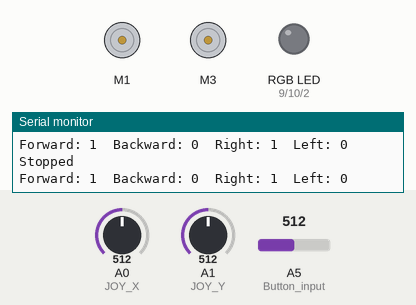
This sketch was run on a simulated Arduino Uno, built with avr-gcc and run on an emulated ATmega328P. Parts: 2 × DC motor (green arrow = forward, orange = backward, longer = faster), an RGB LED mixed from three pins (HIGH = lit), the last lines printed to the serial monitor. Dashed ring = blinking. The inputs (shaded band) are chosen by the test bench; at power-on: A5 (Button_input) = 512, A0 (JOY_X) = 512, A1 (JOY_Y) = 512.

Above: at 1.2 s.
1.3 s: A5 (Button_input) set to 22
2.8 s: A5 (Button_input) set to 18
At 5.01 s:
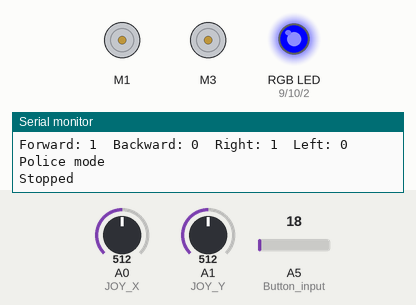
5.8 s: A0 (JOY_X) set to 716
At 6.63 s:
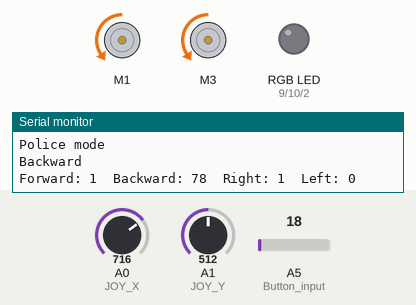
8.8 s: A0 (JOY_X) set to 758
At 10.98 s:
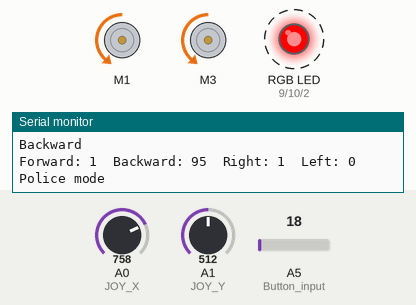
11.8 s: A0 (JOY_X) set to 778
At 12.19 s:
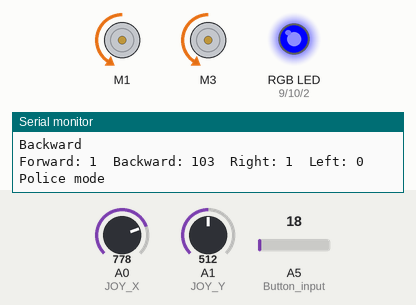
14.8 s: A0 (JOY_X) set to 306
At 15.7 s:
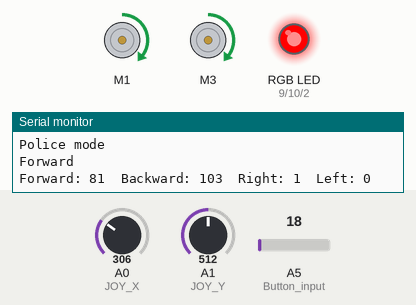
Timing chart, 0 to 18.8 s (numbered marks = the images above; inputs shaded):
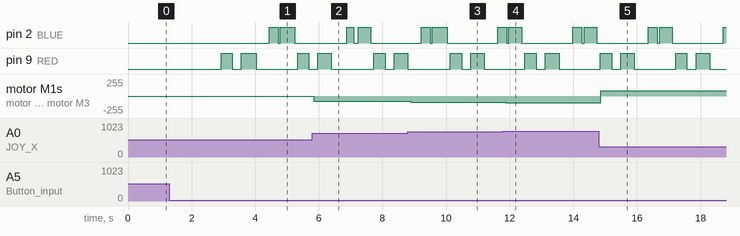

The sketch:

L293_motor_control.ino
```cpp
/*
 * Arduino RC Car with Joystick Control and RGB LED Effects
 * ----------------------------------------------------------
 * This project reads joystick input from analog pins A0 and A1,
 * and controls two DC motors via the AFMotor library.
 *
 * The A5 pin is used as a button to cycle LED lighting modes:
 *   - Mode 0: All LEDs off
 *   - Mode 1: Police lights (flashing red & blue)
 *   - Mode 2: Rainbow fade effect
 *   - Mode 3: Color cycling of RGB LEDs
 *
 * Connections:
 *   - Joystick X-axis: A0
 *   - Joystick Y-axis: A1
 *   - Mode button: A5 (active LOW with INPUT_PULLUP)
 *   - RGB LEDs:
 *       RED: Pin 9
 *       GREEN: Pin 10
 *       BLUE: Pin 2
 *   - Motors connected via Adafruit Motor Shield channels M1 and M3
 */

#include <AFMotor.h>

#define JOY_X A0
#define JOY_Y A1

int i = 0;
int a = 0;
int lastStatus = 1;
int StatusA;
int StatusD;
int RED = 9;
int GREEN = 10;
int BLUE = 2;
unsigned long timedelay = 0;

byte speedxt = 0;
byte speedxl = 0;
byte speedyp = 0;
byte speedyt = 0;
int docx = 0;
int docy = 0;

AF_DCMotor motor1(1);
AF_DCMotor motor2(2);
AF_DCMotor motor3(3);
AF_DCMotor motor4(4);

void setup() {
  Serial.begin(9600);
  pinMode(A5, INPUT_PULLUP); // Button input
  pinMode(RED, OUTPUT);
  pinMode(GREEN, OUTPUT);
  pinMode(BLUE, OUTPUT);

  digitalWrite(GREEN, LOW);
  digitalWrite(RED, LOW);
  digitalWrite(BLUE, LOW);

  motor1.setSpeed(200);
  motor3.setSpeed(200);
  motor1.run(RELEASE);
  motor3.run(RELEASE);
}

void loop() {
  docx = analogRead(JOY_X);
  docy = analogRead(JOY_Y);

  // ---------------- Toggle LED Modes with Button ----------------
  StatusA = analogRead(A5);
  StatusD = (StatusA < 20) ? 0 : 1;
  if (StatusD == 0 && StatusD != lastStatus) {
    i++;
  }
  lastStatus = StatusD;

  if (i % 4 == 1) police();
  else if (i % 4 == 2) rainbow();
  else if (i % 4 == 3) colorful();
  else {
    digitalWrite(BLUE, LOW);
    digitalWrite(RED, LOW);
    digitalWrite(GREEN, LOW);
  }

  // ---------------- Map Joystick Values ----------------
  if (docx >= 517) speedxl = map(docx, 517, 1023, 0, 200);
  if (docx <= 517) speedxt = map(docx, 517, 0, 0, 200);
  if (docy >= 517) speedyt = map(docy, 517, 1023, 0, 200);
  if (docy <= 517) speedyp = map(docy, 517, 0, 0, 200);

  // ---------------- Motor Control ----------------
  if (speedxt > 70) forward();
  else if (speedxl > 70) backward();
  else if (speedyp > 70) right();
  else if (speedyt > 70) left();

  // ---------------- Stop Motors if No Input ----------------
  if (speedxt <= 70 && speedxl <= 70 && speedyp <= 70 && speedyt <= 70) {
    motor1.run(RELEASE);
    motor3.run(RELEASE);
    Serial.println("Stopped");
  }

  // ---------------- Debugging Output ----------------
  Serial.print("Forward: ");
  Serial.print(speedxt);
  Serial.print("  Backward: ");
  Serial.print(speedxl);
  Serial.print("  Right: ");
  Serial.print(speedyp);
  Serial.print("  Left: ");
  Serial.println(speedyt);
}

// ---------------- Movement Functions ----------------
void forward() {
  Serial.println("Forward");
  motor1.setSpeed(speedxt);
  motor3.setSpeed(speedxt);
  motor1.run(FORWARD);
  motor3.run(FORWARD);
}

void backward() {
  Serial.println("Backward");
  motor1.setSpeed(speedxl);
  motor3.setSpeed(speedxl);
  motor1.run(BACKWARD);
  motor3.run(BACKWARD);
}

void right() {
  Serial.println("Right");
  motor1.setSpeed(speedyp);
  motor3.setSpeed(speedyp);
  motor3.run(RELEASE);
  motor1.run(BACKWARD);
}

void left() {
  Serial.println("Left");
  motor1.setSpeed(speedyt);
  motor3.setSpeed(speedyt);
  motor3.run(BACKWARD);
  motor1.run(RELEASE);
}

// ---------------- LED Modes ----------------
void police() {
  if ((unsigned long)(millis() - timedelay) >= 90) {
    digitalWrite(RED, HIGH);
    digitalWrite(BLUE, LOW);
    if ((unsigned long)(millis() - timedelay) >= 450) {
      digitalWrite(RED, LOW);
      digitalWrite(BLUE, LOW);
      if ((unsigned long)(millis() - timedelay) >= 720) {
        digitalWrite(RED, HIGH);
        digitalWrite(BLUE, LOW);
        if ((unsigned long)(millis() - timedelay) >= 1170) {
          digitalWrite(RED, LOW);
          digitalWrite(BLUE, LOW);
          if ((unsigned long)(millis() - timedelay) >= 1620) {
            digitalWrite(BLUE, HIGH);
            digitalWrite(RED, LOW);
            if ((unsigned long)(millis() - timedelay) >= 1890) {
              digitalWrite(BLUE, LOW);
              digitalWrite(RED, LOW);
              if ((unsigned long)(millis() - timedelay) >= 1980) {
                digitalWrite(BLUE, HIGH);
                digitalWrite(RED, LOW);
                if ((unsigned long)(millis() - timedelay) >= 2340) {
                  digitalWrite(BLUE, LOW);
                  digitalWrite(RED, LOW);
                  timedelay = millis();
                }
              }
            }
          }
        }
      }
    }
  }
  Serial.println("Police mode");
}

void rainbow() {
  digitalWrite(BLUE, LOW);
  if (a < 511 && millis() - timedelay >= 2) {
    showRGB(a++);
    timedelay = millis();
  }
  if (a == 511) a = 0;
}

void showRGB(int color) {
  int redPWM, greenPWM;
  if (color <= 255) {
    redPWM = 255 - color;
    greenPWM = color;
  } else {
    redPWM = color - 255;
    greenPWM = 255 - (color - 256);
  }
  analogWrite(RED, redPWM);
  analogWrite(GREEN, greenPWM);
}

void colorful() {
  if (millis() - timedelay >= 500 * 8) {
    digitalWrite(RED, HIGH);
    digitalWrite(GREEN, HIGH);
    digitalWrite(BLUE, HIGH);
    timedelay = millis();
  } else if (millis() - timedelay >= 500 * 7) {
    digitalWrite(RED, HIGH);
    digitalWrite(GREEN, LOW);
    digitalWrite(BLUE, HIGH);
  } else if (millis() - timedelay >= 500 * 6) {
    digitalWrite(RED, LOW);
    digitalWrite(GREEN, HIGH);
    digitalWrite(BLUE, HIGH);
  } else if (millis() - timedelay >= 500 * 5) {
    digitalWrite(RED, HIGH);
    digitalWrite(GREEN, HIGH);
    digitalWrite(BLUE, LOW);
  } else if (millis() - timedelay >= 500 * 4) {
    digitalWrite(RED, LOW);
    digitalWrite(GREEN, LOW);
    digitalWrite(BLUE, HIGH);
  } else if (millis() - timedelay >= 500 * 3) {
    digitalWrite(RED, LOW);
    digitalWrite(GREEN, HIGH);
    digitalWrite(BLUE, LOW);
  } else if (millis() - timedelay >= 500 * 2) {
    digitalWrite(RED, HIGH);
    digitalWrite(GREEN, LOW);
    digitalWrite(BLUE, LOW);
  } else if (millis() - timedelay >= 500) {
    digitalWrite(RED, LOW);
    digitalWrite(GREEN, LOW);
    digitalWrite(BLUE, LOW);
  }
}
```

Measured:
- the behaviour switches between 20 and 19 on A5 (Button_input) (found by bisection; images 0 and 1)
- the behaviour switches between 769 and 770 on A0 (JOY_X) (found by bisection; images 3 and 4)
- after the input at 2.8 s, pin 2 (BLUE): LOW → HIGH after 1.6 s, → LOW 0.27 s later, → HIGH 0.07 s later, → LOW 0.45 s later; pin 9 (RED): goes HIGH 0.34 s, LOW 0.27 s, HIGH 0.48 s, LOW 1.3 s, HIGH 0.34 s, then LOW, starting after 0.14 s
- after the input at 5.8 s, motor M1, motor M3: stopped → backward 78/255 at once
- after the input at 8.8 s, motor M1, motor M3: backward 78/255 → backward 95/255 after 0.08 s
- after the input at 11.8 s, motor M1, motor M3: backward 95/255 → backward 103/255 after 0.06 s
- after the input at 14.8 s, motor M1, motor M3: backward 103/255 → forward 81/255 after 0.07 s
